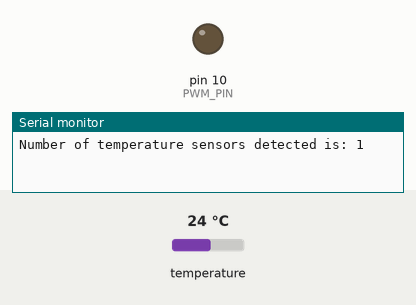
A sketch run on a simulated Arduino Uno, built with avr-gcc and run on an emulated ATmega328P. Parts: output pins drawn as LEDs (lit = HIGH), the last lines printed to the serial monitor. Inputs (shaded band) come from the test bench; at power-on: temperature 24 °C.

Above: at 0.1 s.
At 5.5 s:
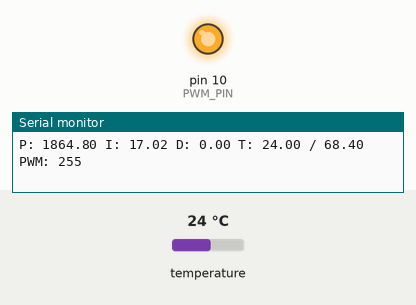
5.6 s: temperature set to 32.2 °C
8.7 s: temperature set to 33 °C
Timing chart, 0 to 11.7 s (numbered marks = the images above; inputs shaded):
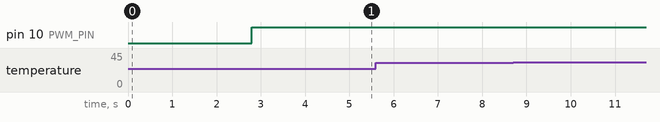

The sketch:

main.ino
```cpp
// main.ino

#include <OneWire.h>
#include <DallasTemperature.h>
#include <Timer.h>
#include "pid.h"

// Data wire is plugged into port 2 on the Arduino
#define ONE_WIRE_BUS 6

#define PWM_PIN 10

int32_t frequency = 1000;


// Setup a oneWire instance to communicate with any OneWire devices (not just Maxim/Dallas temperature ICs)
OneWire oneWire(ONE_WIRE_BUS);

// Pass our oneWire reference to Dallas Temperature.
DallasTemperature sensors(&oneWire);
DeviceAddress temperatureSensor;

Pid pid;
Timer t;
int temperatureTimer;

void temperatureHandler()
{
  float temp;
  int pwm;
  sensors.requestTemperatures();
  temp = sensors.getTempC(temperatureSensor);
  pwm = pid.update(temp);
  analogWrite(PWM_PIN, pwm);
}

void setup(void)
{
  // start serial port
  Serial.begin(9600);

  pinMode(PWM_PIN, OUTPUT);
  TCCR2B = TCCR2B & 0b11111000 | 0x07; // Set the prescaler for TIMER2 (used by pwm on pin 10) to 1024 giving around 30.5Hz frequency

  // Start up the library
  sensors.begin();
  Serial.print("Number of temperature sensors detected is: ");
  Serial.println(sensors.getDeviceCount());
  sensors.getAddress(temperatureSensor, 0);

  pid.setKp(42);
  pid.setKi(0.00008);
  pid.setKd(300000);

  pid.setTarget(68.4);

  temperatureTimer = t.every(2000, temperatureHandler);
}

void loop(void)
{
  t.update();
}
```

pid.cpp
```cpp
#include <Arduino.h>
#include "pid.h"

Pid::Pid()
{
    last_error = 0;
    integral   = 0;
    target     = 0;
    Kp         = 0;
    Ki         = 0;
    Kd         = 0;
    time       = millis();
}

void Pid::setKp(float val)
{
    Kp = val;
}

void Pid::setKi(float val)
{
    Ki = val;
}

void Pid::setKd(float val)
{
    Kd = val;
}

void Pid::setTarget(float newTarget)
{
    target   = newTarget;
    integral = 0;
}

int Pid::update(float measuredValue)
{
    unsigned long dt;
    float error;
    float derivative;
    float result;

    dt         = millis() - time;
    error      = target - measuredValue;
    integral  += (error * dt);
    derivative = (error - last_error)/dt;

    last_error = error;
    time       = millis();
    result = (Kp * error + Ki * integral + Kd * derivative);
    Serial.print("P: ");
    Serial.print(Kp * error);
    Serial.print(" I: ");
    Serial.print(Ki * integral);
    Serial.print(" D: ");
    Serial.print(Kd * derivative);

    Serial.print(" T: ");
    Serial.print(measuredValue);
    Serial.print(" / ");
    Serial.print(target);

    Serial.print(" PWM: ");

    if(result>255)
    {
        Serial.println("255");
        return 255;
    }
    if(result<0)
    {
        Serial.println("0");
        return 0;
    }

    Serial.println((int)(Kp * error + Ki * integral + Kd * derivative));
    return (int)(Kp * error + Ki * integral + Kd * derivative);

}
```

pid.h
```cpp
#ifndef PID_H
#define PID_H

class Pid
{
public:
    Pid();
    void setKp(float);
    void setKi(float);
    void setKd(float);
    int  update(float);
    void setTarget(float);

private:
    float last_error;
    float integral;
    float target;
    float Kp, Ki, Kd;
    unsigned long time;
};


#endif // PID_H
```
